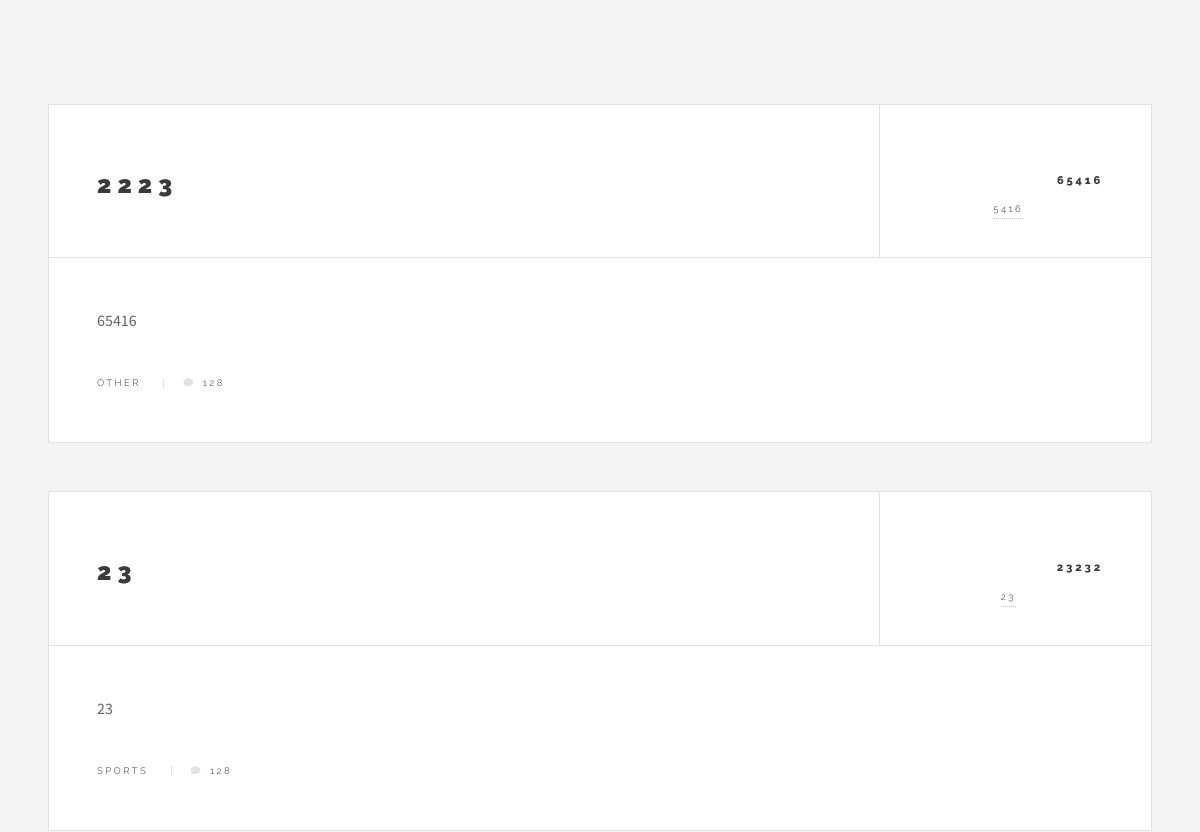
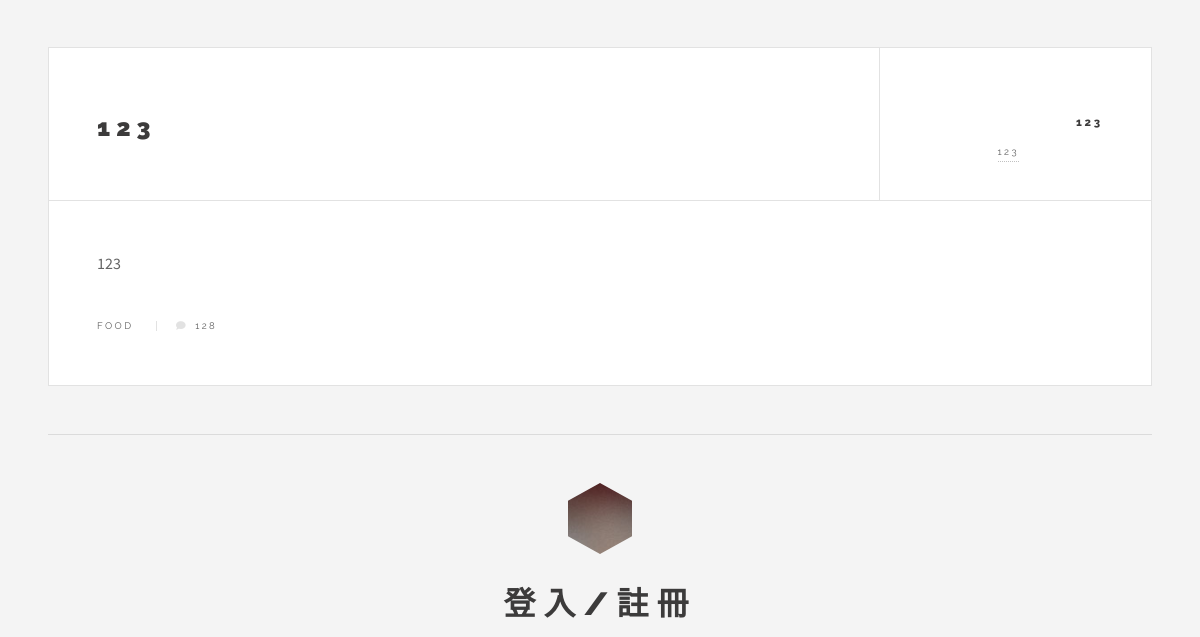
The app's page / (upper part), older data (2 pictures, top to bottom).
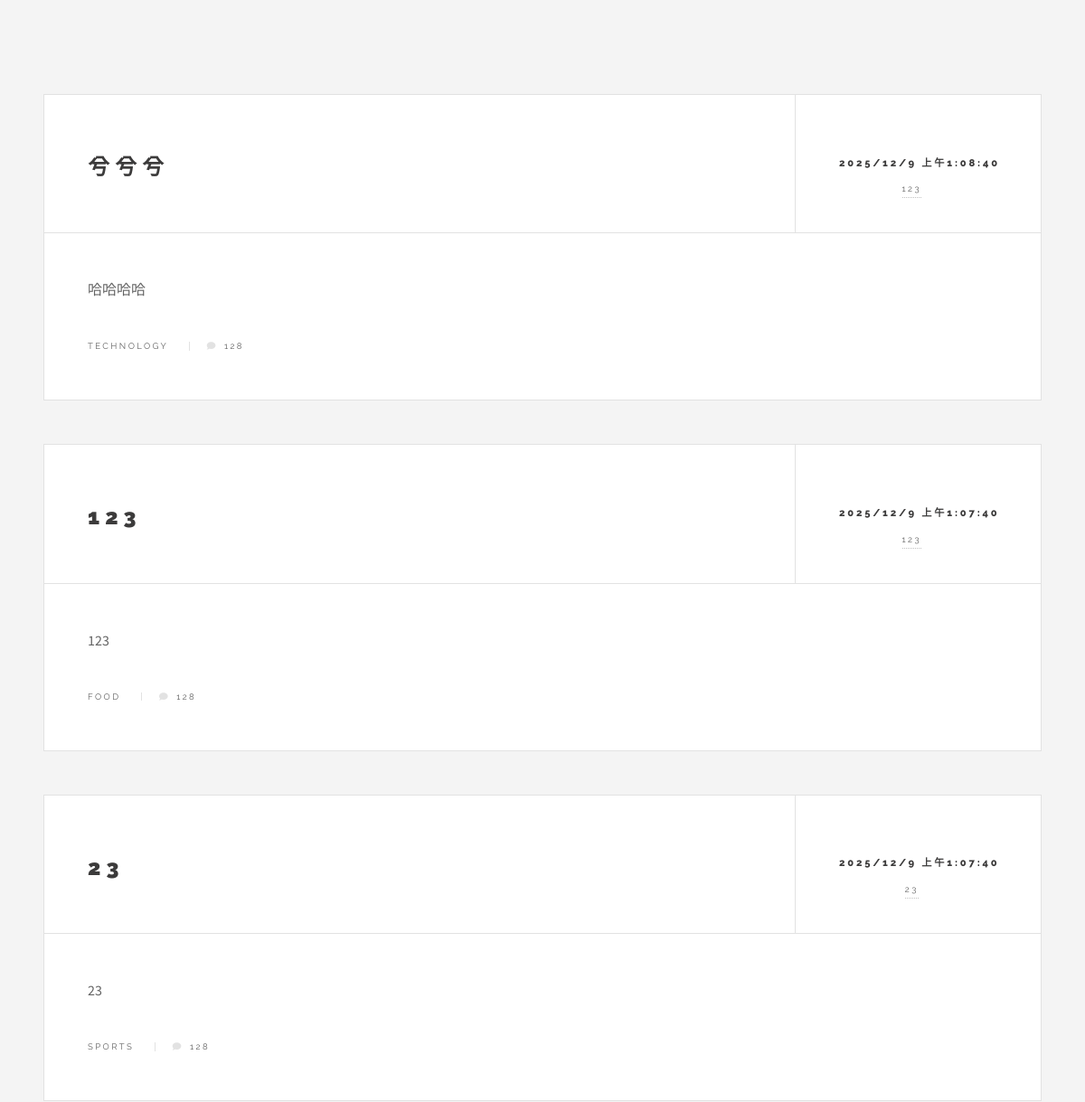
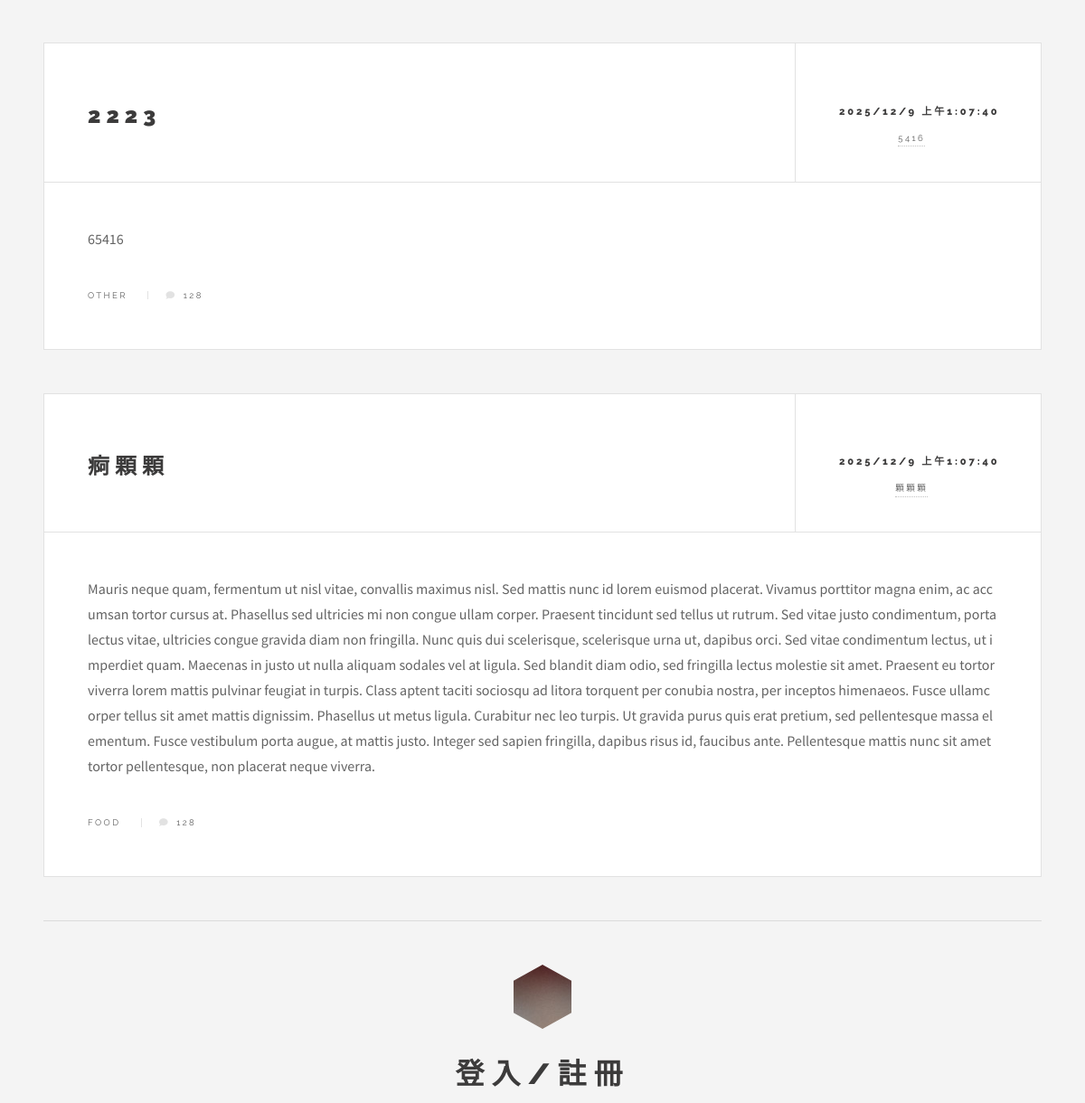
The same page, newer data (2 pictures, top to bottom).
### tables this page shows
CREATE TABLE data (title TEXT NOT NULL, content TEXT NOT NULL, author TEXT NOT NULL, time TEXT NOT NULL, category TEXT NOT NULL);

### main.py (the view)
@app.route('/')
def index():
    articles = get_all_articles()
    return render_template('index.html',articles=articles)

### main.py (called while the page is built)
def get_all_articles():
    conn = sqlite3.connect(DB_PATH)
    cursor = conn.cursor()
    query = 'SELECT title, content, author, time, category FROM data ORDER BY time DESC'
    cursor.execute(query)
    articles = cursor.fetchall()
    conn.close()
    return articles

### templates/index.html (shortened to what this page needs)
<!DOCTYPE HTML>
<html>
	<head>
		<link rel="stylesheet" href="{{ url_for('static', filename='assets/css/main.css') }}" />
	</head>
	<body class="is-preload">
			<div id="wrapper">
				<div id="main">
        			{% if articles %}
   					{% for article in articles %}
        			<article class="post">
            			<header>
                			<div class="title">
                    			<h2 class="article-content">{{ article[0] }}</h2>
                			</div>
                			<div class="meta">
                    			<time class="published" datetime="{{ article[3] }}">{{ article[3] }}</time>
                    			<a href="{{ url_for('author_posts', author_name=article[2]) }}" class="author"><span class="name">{{ article[2] }}</span></a>
                			</div>
            			</header>
            				<p class="article-content">{{ article[1] | safe }}</p>
            			<footer>
							<ul class="stats">
								<li>{{ article[4] }}</li>
								<li><a href="#" class="icon solid fa-comment">128</a></li>
							</ul>
            			</footer>
        			</article>
    				{% endfor %}
					{% else %}
    				<p>此分類下目前沒有文章。</p>
					{% endif %}
    			</div>
					<section id="sidebar">
							<section id="intro">
								<a href="/login" class="logo"><img src="{{ url_for('static', filename='images/logo.jpg') }}" alt="" /></a>
								<header>
									<a href="/login"><h2>登入/註冊</h2></a>
								</header>
							</section>
					</section>
			</div>
	</body>
</html>

Row changes from the older to the newer data that the page shows:
added data: title "兮兮兮", time "2025/12/9 上午1:08:40", author "123", content "哈哈哈哈", category "TECHNOLOGY"
changed data (number 2 of 5 on the later page): time "123" → "2025/12/9 上午1:07:40"; moves up the list
changed data "SPORTS": time "23232" → "2025/12/9 上午1:07:40"; moves down the list
changed data "OTHER": time "65416" → "2025/12/9 上午1:07:40"
added data: title "痾顆顆", time "2025/12/9 上午1:07:40", author "顆顆顆", content "Mauris neque quam, fermentum ut nisl vitae, convallis maximus nisl. Sed mattis nunc id lorem euismod placerat. Vivamus porttitor magna enim, ac accumsan tortor cursus at. Phasellus sed ultricies mi non congue ullam corper. Praesent tincidunt sed tellus ut rutrum. Sed vitae justo condimentum, porta lectus vitae, ultricies congue gravida diam non fringilla. Nunc quis dui scelerisque, scelerisque urna ut, dapibus orci. Sed vitae condimentum lectus, ut imperdiet quam. Maecenas in justo ut nulla aliquam sodales vel at ligula. Sed blandit diam odio, sed fringilla lectus molestie sit amet. Praesent eu tortor viverra lorem mattis pulvinar feugiat in turpis. Class aptent taciti sociosqu ad litora…", category "FOOD"
